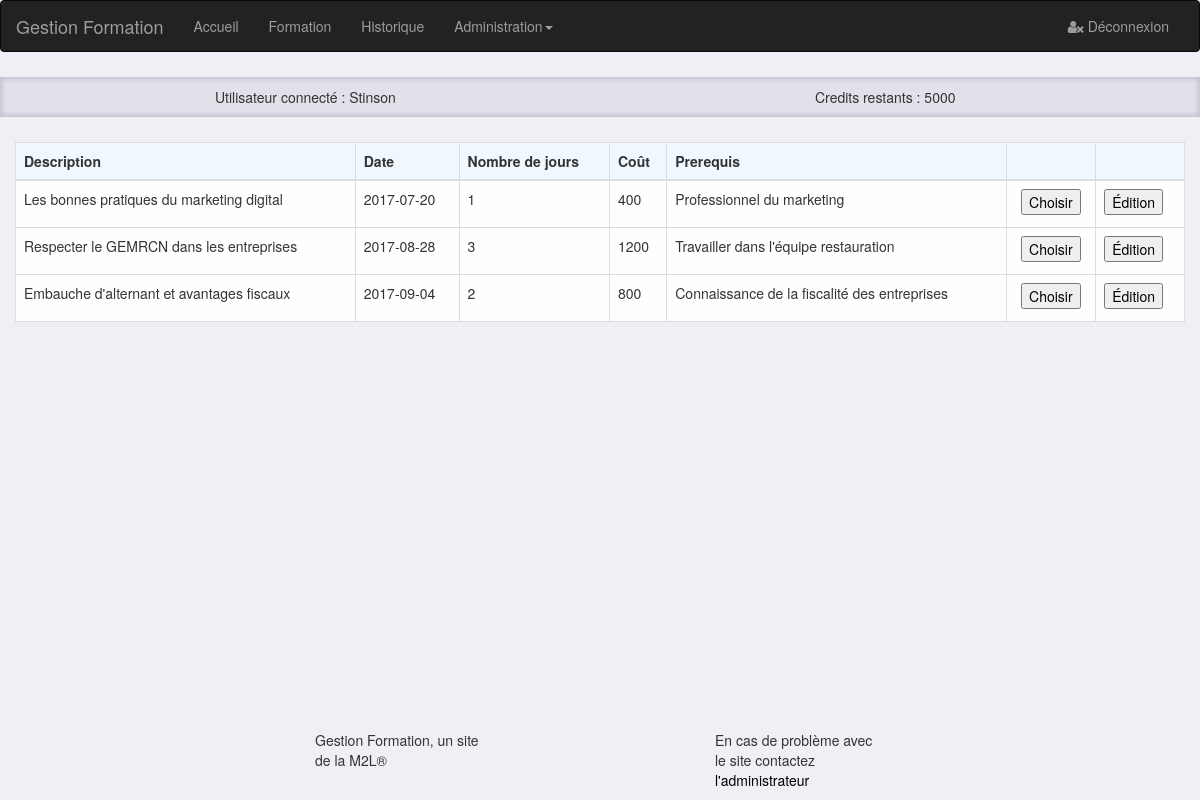
The page /index.php?formation (signed in) on the database its author committed.
### tables this page shows
CREATE TABLE `tb_formation` (
  `frm_id` int(11) NOT NULL,
  `frm_contenu` varchar(250) NOT NULL,
  `frm_date` date NOT NULL,
  `frm_nbjours` int(11) NOT NULL,
  `frm_prerequis` varchar(250) NOT NULL,
  `frm_cout` varchar(50) NOT NULL
);

### modele/formation.lib.php (called while the page is built, shortened)
<?php
    function selectionFormations(){
        global $pdo;
        $date = date("y-m-j");
        $req = $pdo -> prepare('Select * from tb_formation LEFT JOIN tb_inscrire
                                ON tb_formation.frm_id = tb_inscrire.nsc_frm_id AND tb_inscrire.nsc_mpl_login = ?
                                WHERE tb_formation.frm_date > ? ORDER BY frm_date ASC LIMIT 50');
        $req->execute(array($_SESSION['login'],$date));
        $formation = $req->fetchAll();
        return $formation;
    }

### vue/formation.inc.php (the view, shortened to what this page needs)
<div class="container">
    <div class="row">
        <div class="table-responsive">
            <table class="table table-hover table-bordered table-color">
                <thead>
                <tr bgcolor="#f0f8ff">
                    <th>Description</th>
                    <th>Date</th>
                    <th>Nombre de jours</th>
                    <th>Co&ucirc;t</th>
                    <th>Prerequis</th>
                    <th></th>
                    <?php
                    if ($_SESSION['admin'] == 1){
                        ?><th></th><?php
                    }
                    ?>
                </tr>
                </thead>
                <tbody>
                <?php
                foreach ($formations as $formation){
                    if (isset($formation->nsc_frm_id)){
                    }
                    else {
                        ?>
                        <tr>
                            <td>
                                <p><?php echo $formation->frm_contenu; ?></p>
                            </td>
                            <td>
                                <p><?php echo $formation->frm_date; ?></p>
                            </td>
                            <td class="td-width">
                                <p> <?php echo $formation->frm_nbjours; ?> </p>
                            </td>
                            <td>
                                <p> <?php echo $formation->frm_cout; ?> </p>
                            </td>
                            <td>
                                <p> <?php echo $formation->frm_prerequis; ?> </p>
                            </td>
                            <td align="center">
                                <a href="index.php?code=<?php echo $formation->frm_id; ?>">
                                    <button type="button">Choisir</button>
                                </a>
                            </td>
                            <?php
                            if ($_SESSION['admin'] == 1){
                                ?><td>
                                <a href="index.php?edition=<?php echo $formation->frm_id; ?>">
                                    <button type="button">&Eacute;dition</button>
                                </a>
                                </td><?php
                            }
                            ?>
                        </tr>
                        <?php
                    }
                    }
                ?>
                </tbody>
            </table>
        </div>
    </div>
</div>

### inc/css/style.css (style rules this page uses)
body { background-color: #efeff5; }
.table-color { background-color: #fefefe; }
a { text-decoration: none; color: #000000; }
button { text-decoration: none; }

### rows shown on the page
tb_formation: frm_contenu "Les bonnes pratiques du marketing digital", frm_date "2017-07-20", frm_nbjours "1", frm_cout "400", frm_prerequis "Professionnel du marketing"
tb_formation: frm_contenu "Respecter le GEMRCN dans les entreprises", frm_date "2017-08-28", frm_nbjours "3", frm_cout "1200", frm_prerequis "Travailler dans l'équipe restauration"
tb_formation: frm_contenu "Embauche d'alternant et avantages fiscaux", frm_date "2017-09-04", frm_nbjours "2", frm_cout "800", frm_prerequis "Connaissance de la fiscalité des entreprises"

### other values the page prints
$_SESSION['nom'] "Stinson"
$_SESSION['credit'] "5000"
